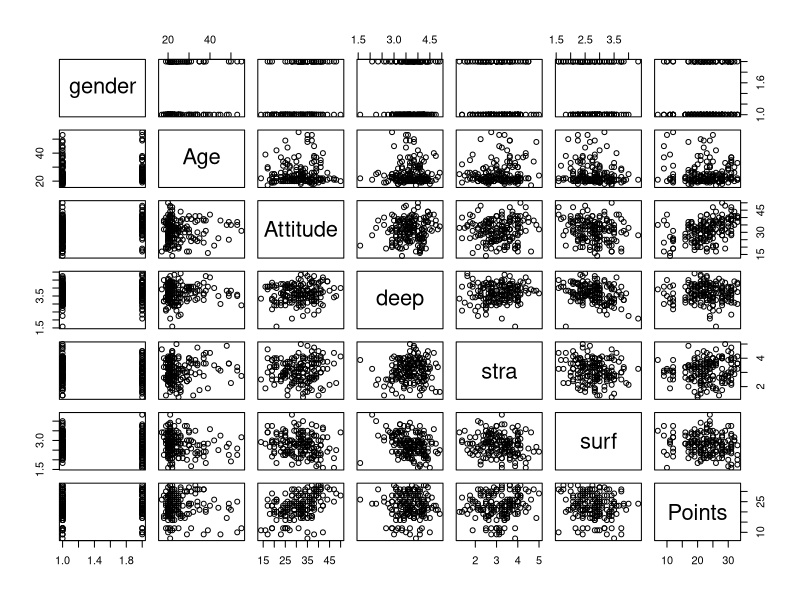
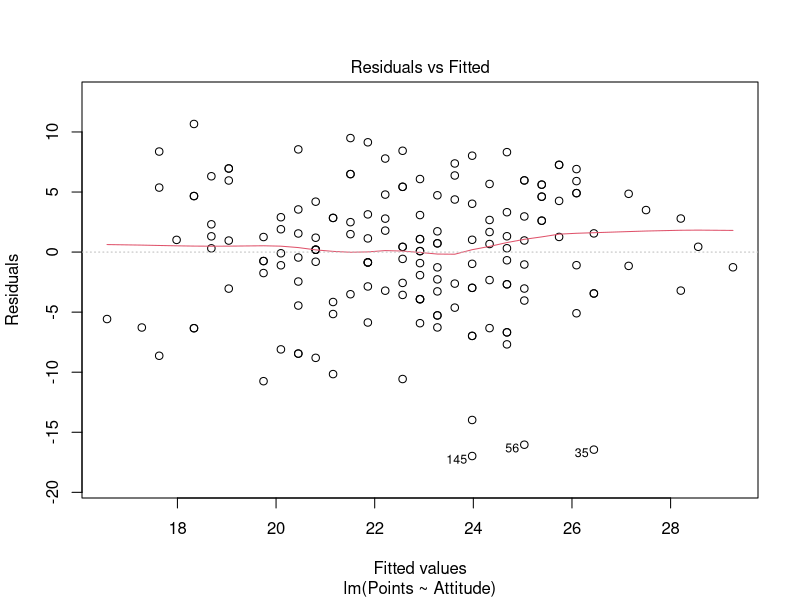
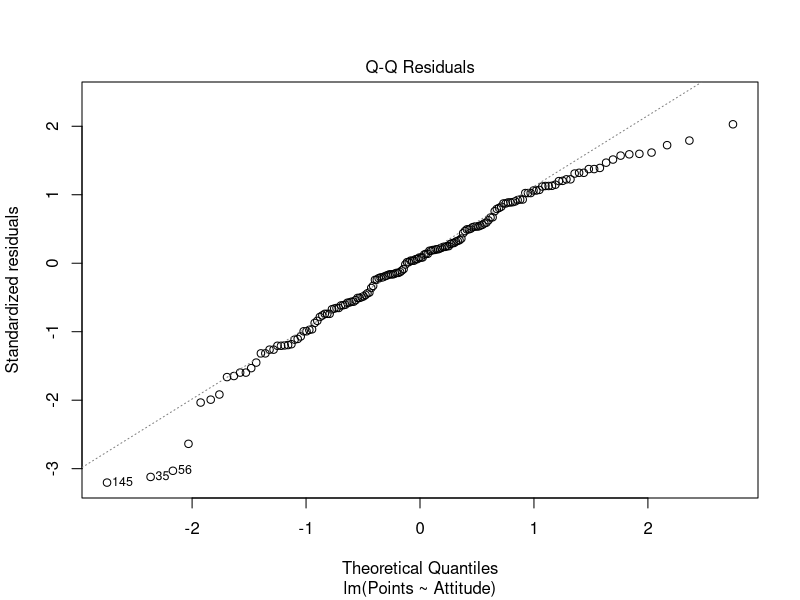
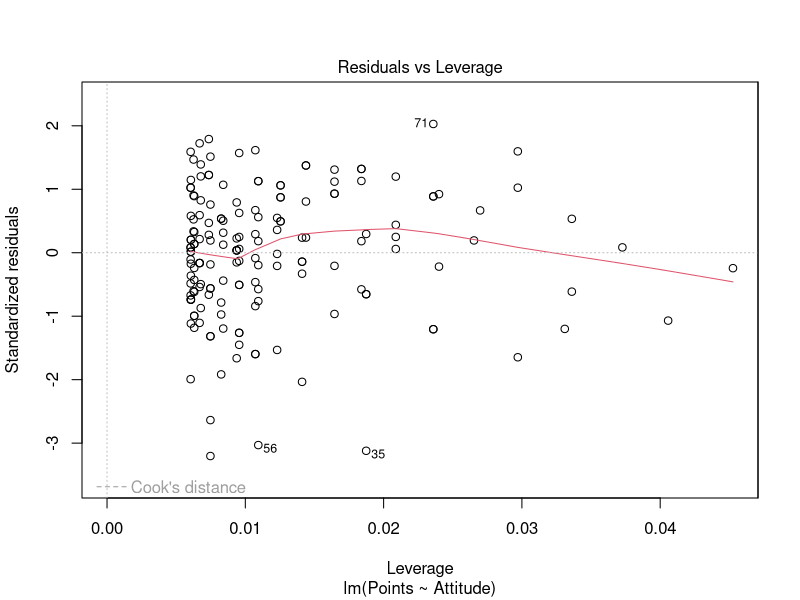

These figures' R source, in order:
## ---- chunk 1

students2014 <- read.table("newlearning2014.txt")

str(students2014)

dim(students2014)

# This dataset refers to the study which goal was to determine the association between students' learning styles and their academic achievements.

plot(students2014)

summary(students2014)

# It can be seen that the variable "gender" is character or categorical variable while the rest of variables are numeric ones. In all of the rest variables can be found their minimal and maximal values, the values of the 1st and 3rd quartiles, meadian and mean. 

regression_model <- lm(Points ~ Attitude + surf + stra, data = students2014)
summary(regression_model)

# The regression model shows what effect do such explanatory variables as Attitude, surf and stra have on a dependent variable such as Points. It can be seen that Attitude is the only variable which is statistically significant. It means that there is a correlation between points received for the exam and attitude towards statistics. There is no correlation between points received for the exam and surf, and stra variables. According to the task, we will remove those explanatory variables that does not have a statistically significant relationship with the target variable and fir the model again.

regression_model <- lm(Points ~ Attitude, data = students2014)
summary(regression_model)

# Beta coefficient is positive, therefore, the relationship between this independent variable and the dependent is direct - the greater the attitude was, the more points were received for the exam and vice versa. According to the results of the regression model, it can be seen that multiple R squared is equal to 19%. It means that the model explains 19% from the total variance.

plot(regression_model, which = c(1, 2, 5))

# It can be seen on the plot "Normal Q-Q" that almost all points are on the straight line, so we can assume a very good normality. But it seems there are three deviation cases such as 145, 56, 35. It can be seen on the plot "Residuals vs Fitted" that values are widely distributed but reasonably. Nevertheless, there are three deviation cases 145, 56, 35. On the plot "Residuals vs Leverage" we can see that there are values that have an unusually high impact on the model such as 71, 56, 35.

date()
